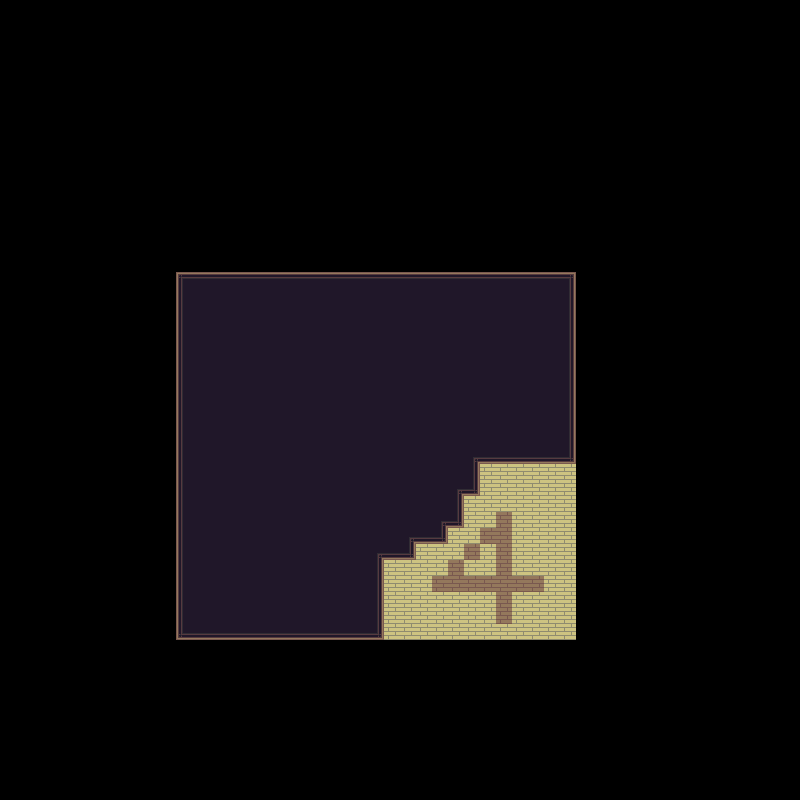

A 2D game scene composited from a Tiled map and its tileset images. What follows is a short description and the map's XML, with each tile layer's data collapsed to a summary:
An orthogonal 50x50 tile map with 16x16 px tiles, 1 tile layer (Ground), 2 tilesets and 1 object.

<map version="1.4" tiledversion="1.4.2" orientation="orthogonal" renderorder="right-down" width="50" height="50" tilewidth="16" tileheight="16" infinite="0" nextlayerid="5" nextobjectid="8">
 <tileset firstgid="1" source="../overworld.tsx" />
 <tileset firstgid="1441" name="Inner" tilewidth="16" tileheight="16" tilecount="1000" columns="40">
  <image source="../../Art/Inner.png" width="640" height="400" />
  <terraintypes>
   <terrain name="void" tile="0" />
  </terraintypes>
  <tile id="1" terrain=",,,0" />
  <tile id="2" terrain=",,0,0" />
  <tile id="3" terrain=",,0," />
  <tile id="4" terrain="0,0,0," />
  <tile id="5" terrain="0,0,,0" />
  <tile id="41" terrain=",0,,0" />
  <tile id="42" terrain="0,0,0,0" />
  <tile id="43" terrain="0,,0," />
  <tile id="44" terrain="0,,0,0" />
  <tile id="45" terrain=",0,0,0" />
  <tile id="81" terrain=",0,," />
  <tile id="82" terrain="0,0,," />
  <tile id="83" terrain="0,,," />
 </tileset>
 <layer id="1" name="Ground" width="50" height="50">
  <data>[2500 cells, 575 non-empty, 12 distinct tile ids]</data>
 </layer>
 <objectgroup id="4" name="Collision">
  <object id="7" x="576" y="273">
   <polygon points="0,0 -2,193 -97,191 -94,226 -111,224 -111,255 -128,254 -127,271 -161,272 -160,287 -191,288 -190,364 -399,367 -401,354 -204,355 -205,277 -170,278 -171,260 -140,261 -142,244 -121,246 -124,211 -106,214 -107,178 -14,181 -13,12 -391,9 -387,354 -402,353 -402,-5" />
  </object>
 </objectgroup>
</map>
